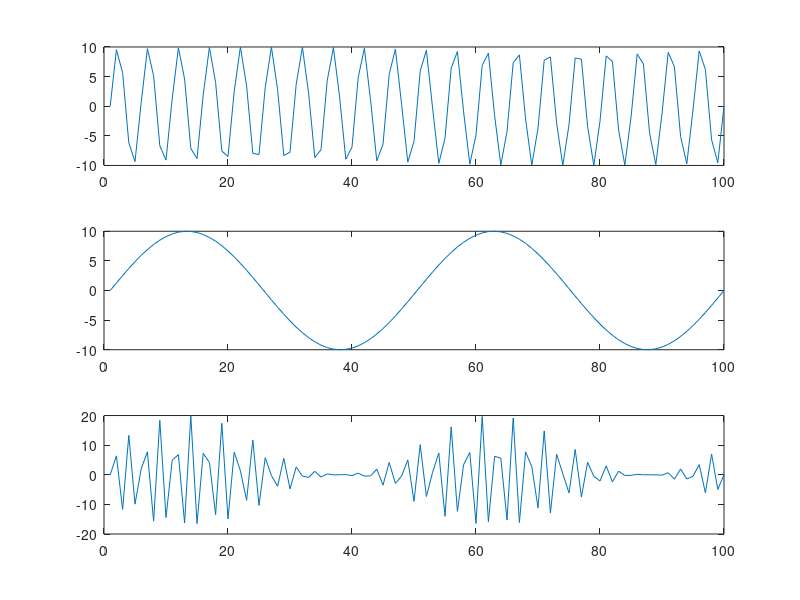

Source code (MATLAB):
t=linspace(0,4*pi,100);
x=10*sin(10*t);
y=10*sin(t);
z=(10+10*sin(t)).*sin(20*t);
subplot(3,1,1),plot(x);
subplot(3,1,2),plot(y);
subplot(3,1,3),plot(z);

